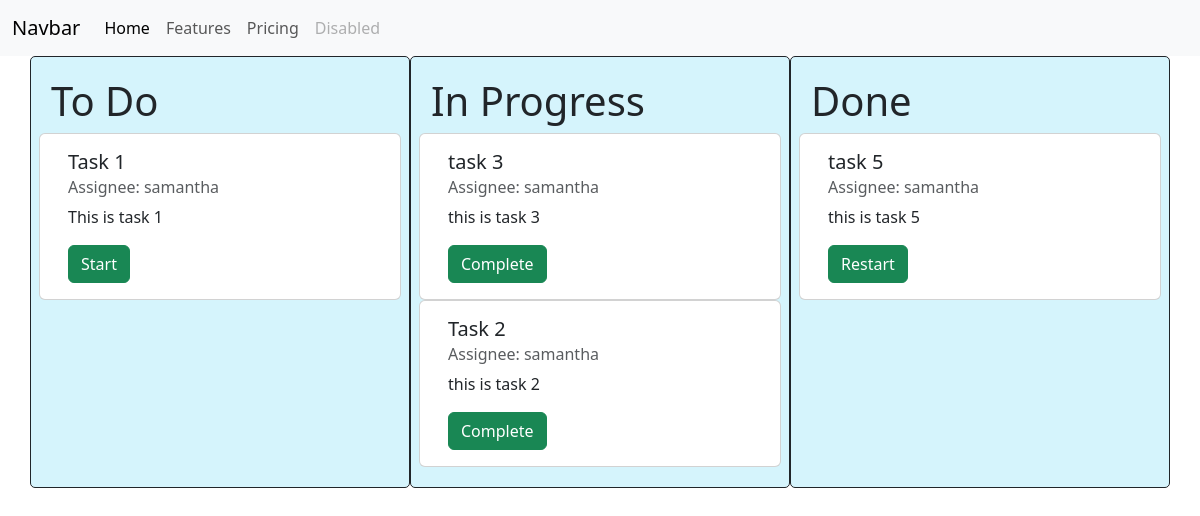
The app's page /issues/, older data.
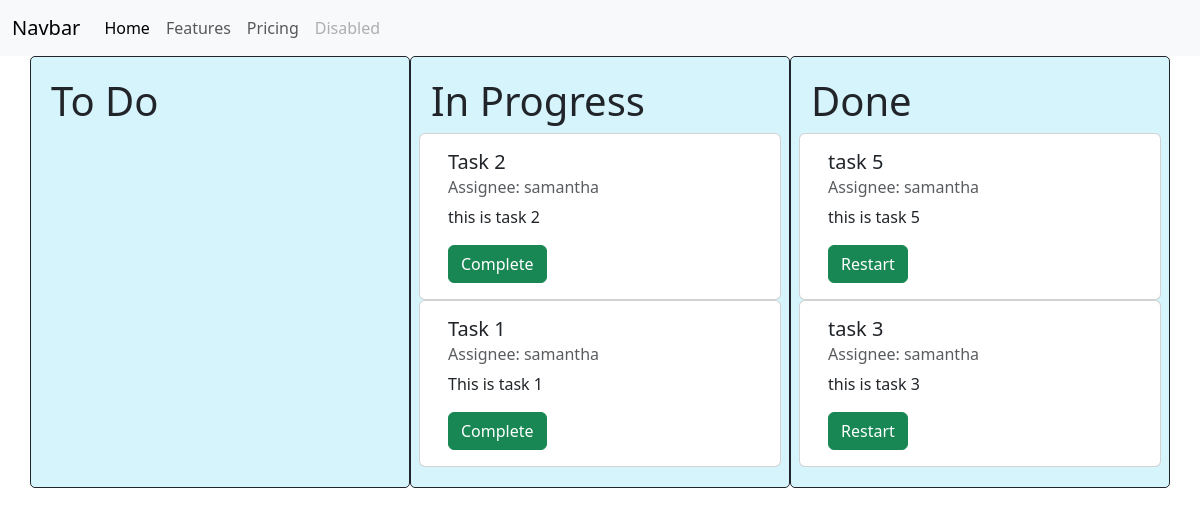
The same page, newer data.
### issues/models.py (models this page shows, shortened)
class Issue(models.Model):
    summary = models.CharField(max_length=128)
    description = models.TextField()  #text field also allows images.
    reporter = models.ForeignKey(
        get_user_model(),
        on_delete=models.CASCADE    #Cascade is a constraigte on foregin keys. Insures that all the issues are also deleted when the user
    )
    assignee = models.ForeignKey(
        get_user_model(),
        on_delete=models.CASCADE,
        related_name="assignee",   #sets this as a label so theres no confusion between the two foregn keys going to the same models
    )
    status = models.ForeignKey(
        Status,
        on_delete=models.CASCADE,
    )
    created_on = models.DateTimeField(auto_now_add=True)
    is_archived = models.BooleanField(default=False)    #set default to False so it doesn't start as archived

### accounts/models.py (models this page shows)
class CustomUser(AbstractUser):
    role = models.ForeignKey(
        Role,
        on_delete=models.CASCADE,
        null=True, blank=True    #null=true means the database can be left emptied, blank true means the form field can be left empty also.
        )
    team = models.ForeignKey(
        Team,
        on_delete=models.CASCADE,
        null=True, blank=True
    )

### issues/views.py (the view)
# urls.py: path("", BoardView.as_view(), name="board"),
class BoardView(ListView):
    template_name = "issues/board.html"
    model = Issue
    def get_context_data(self, **kwargs):
        context = super().get_context_data(**kwargs)
        to_do = Status.objects.get(name="to do")
        in_prog = Status.objects.get(name="in progress")
        done = Status.objects.get(name="done")
        context ["to_do_list"] = Issue.objects.filter(
            status=to_do
        ).order_by("created_on").reverse()
        context["in_prog_list"] = Issue.objects.filter(
            status=in_prog
        ).order_by("created_on").reverse()
        context ["done_list"] = Issue.objects.filter(
            status=done
        ).order_by("created_on").reverse()
        return context

### templates/issues/board.html (shortened to what this page needs)
{% extends 'base.html' %}
{% block content %}
<div class="container">
    <div class="row">
        <div class="col board-col task-list-container">
            <h1 class="to-do">To Do</h1>
            {% for issue in to_do_list %}
            <div class="row">
                <div class="card mb-3">
                    <div class="card-body">
                        <h5 class="card-title">{{ issue.summary|truncatechars:64 }}</h5>
                        <h6 class="card-subtitle mb-2 text-body-secondary">Assignee: {{ issue.assignee }}</h6>
                        <p class="card-text">{{ issue.description|truncatechars:64 }}</p>
                        <form method="POST" action="{% url 'update_status' issue.id %}">
                            <input type="submit" value="Start" class="btn btn-success card-btn">
                        </form>
                    </div>
                </div>
            </div>
            {% endfor %}
        </div>
        <div class="col board-col task-list-container">
            <h1 class="in-prog">In Progress</h1>
            {% for issue in in_prog_list %}
            <div class="row issue-hover">
                <div class="card">
                    <div class="card-body">
                        <h5 class="card-title">{{ issue.summary|truncatechars:64 }}</h5>
                        <h6 class="card-subtitle mb-2 text-body-secondary">Assignee: {{ issue.assignee }}</h6>
                        <p class="card-text">{{ issue.description|truncatechars:64 }}</p>
                        <form method="POST" action="{% url 'update_status' issue.id %}">
                            <input type="submit" value="Complete" class="btn btn-success card-btn">
                        </form>
                    </div>
                </div>
            </div>
            {% endfor %}
        </div>
        <div class="col board-col task-list-container">
            <h1 class="done">Done</h1>
            {% for issue in done_list %}
            <div class="row">
                <div class="card">
                    <div class="card-body">
                        <h5 class="card-title">{{ issue.summary|truncatechars:64 }}</h5>
                        <h6 class="card-subtitle mb-2 text-body-secondary">Assignee: {{ issue.assignee }}</h6>
                        <p class="card-text">{{ issue.description|truncatechars:64 }}</p>
                        <form method="POST" action="{% url 'update_status' issue.id %}">
                            <input type="submit" value="Restart" class="btn btn-success card-btn">
                        </form>
                    </div>
                </div>
            </div>
            {% endfor %}
        </div>
    </div>
</div>
{% endblock content %}

### templates/base.html (shortened to what this page needs)
{% load static %}
<!DOCTYPE html>
<html lang="en">
<head>
    <link href="https://cdn.jsdelivr.net/npm/bootstrap@5.3.2/dist/css/bootstrap.min.css" rel="stylesheet"
>
    <link rel="stylesheet" href="{% static 'css/base.css' %}">
</head>
<body>
    <nav class="navbar navbar-expand-lg bg-body-tertiary">
        <div class="container-fluid">
            <a class="navbar-brand" href="#">Navbar</a>
            <div class="collapse navbar-collapse" id="navbarNavAltMarkup">
                <div class="navbar-nav">
                    <a class="nav-link active" href="#">Home</a>
                    <a class="nav-link" href="#">Features</a>
                    <a class="nav-link" href="#">Pricing</a>
                    <a class="nav-link disabled" aria-disabled="true">Disabled</a>
                </div>
            </div>
        </div>
    </nav>
    {% block content %}{% endblock content %}
</body>
</html>

### static/css/base.css (style rules this page uses)
.task-list-container { background-color: rgb(213, 244, 252); padding: 20px; border: 1px solid; border-radius: 5px; box-shadow: 5px; }

Row changes from the older to the newer data that the page shows:
changed Issue "Task 1": moves from the list under "To Do" to the list under "In Progress"
changed Issue "task 3": moves from the list under "In Progress" to the list under "Done"
